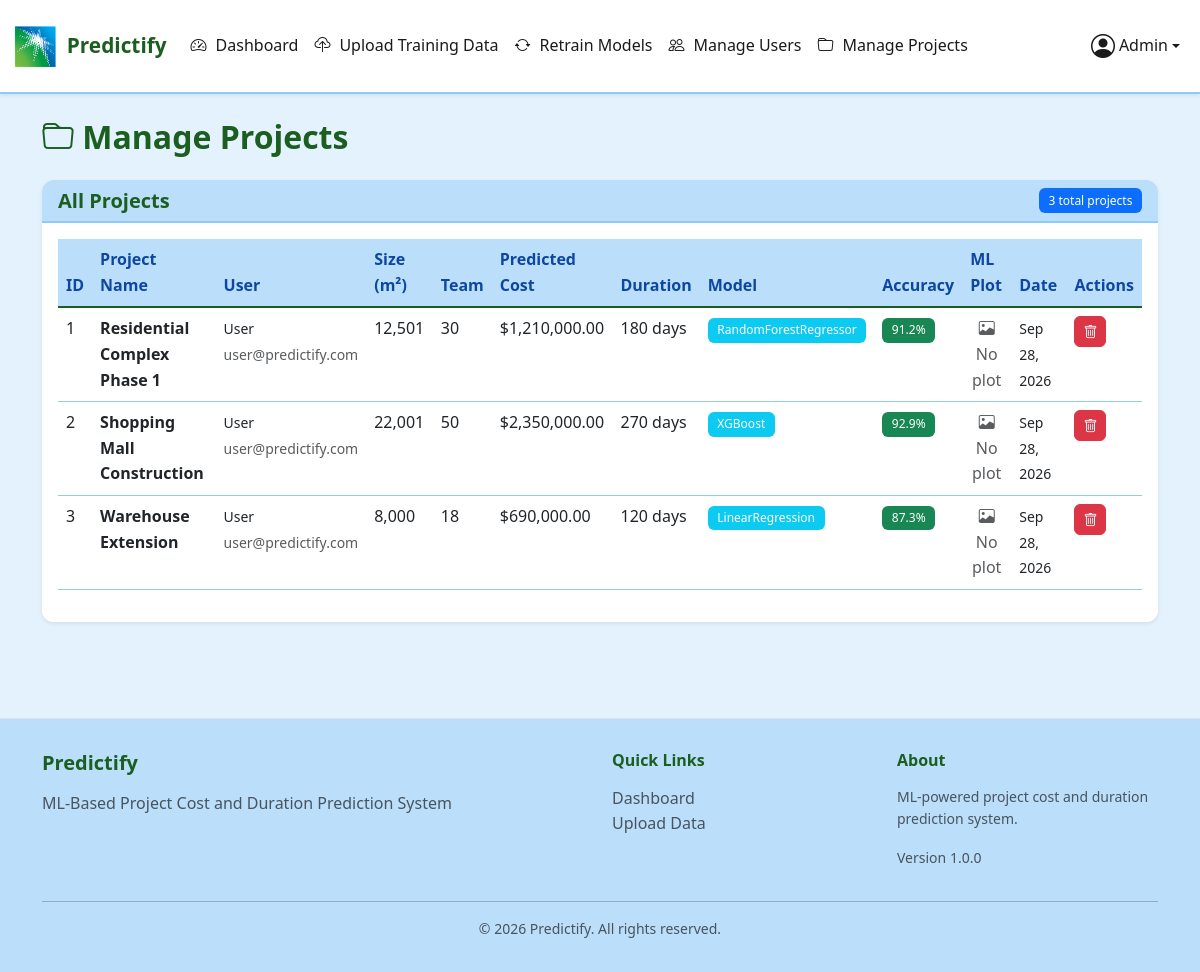
The app's page /admin/manage_projects.php (signed in) with its own data.
### tables this page shows
CREATE TABLE IF NOT EXISTS projects (
    id INT AUTO_INCREMENT PRIMARY KEY,
    user_id INT NOT NULL,
    project_name VARCHAR(200) NOT NULL,
    project_size DECIMAL(10,2) NOT NULL COMMENT 'Project size in square meters',
    team_members INT NOT NULL,
    equipment_count INT NOT NULL,
    material_cost DECIMAL(12,2) NOT NULL,
    complexity_level INT NOT NULL COMMENT '1-5 scale',
    predicted_cost DECIMAL(12,2) DEFAULT NULL,
    predicted_duration INT DEFAULT NULL COMMENT 'Duration in days',
    best_model VARCHAR(50) DEFAULT NULL,
    accuracy DECIMAL(5,4) DEFAULT NULL COMMENT 'R² score',
    plot_image VARCHAR(255) DEFAULT NULL COMMENT 'ML visualization plot filename',
    created_at TIMESTAMP DEFAULT CURRENT_TIMESTAMP,
    FOREIGN KEY (user_id) REFERENCES users(id) ON DELETE CASCADE
);

CREATE TABLE IF NOT EXISTS users (
    id INT AUTO_INCREMENT PRIMARY KEY,
    name VARCHAR(100) NOT NULL,
    email VARCHAR(150) NOT NULL UNIQUE,
    password VARCHAR(255) NOT NULL,
    role ENUM('user', 'admin') DEFAULT 'user',
    created_at TIMESTAMP DEFAULT CURRENT_TIMESTAMP
);

### config/settings.php (called while the page is built, shortened)
<?php
function isLoggedIn() {
    return isset($_SESSION['user_id']) && !empty($_SESSION['user_id']);
}
function isAdmin() {
    return isset($_SESSION['role']) && $_SESSION['role'] === 'admin';
}
function formatCurrency($amount) {
    return '$' . number_format($amount, 2);
}
function formatDate($date) {
    return date('M d, Y', strtotime($date));
}

### admin/manage_projects.php (the view, shortened to what this page needs)
<?php
require_once '../config/settings.php';
require_once '../config/db_config.php';
$sql = "SELECT p.*, u.name as user_name, u.email as user_email
        FROM projects p
        JOIN users u ON p.user_id = u.id
        ORDER BY p.created_at DESC";
$projects = $conn->query($sql);
include '../includes/header.php';
?>
<div class="container">
    <div class="row">
        <div class="col-12">
            <h2 class="mb-4" style="color: var(--primary-color);">
                <i class="bi bi-folder"></i> Manage Projects
            </h2>
        </div>
    </div>
    <div class="card border-0 shadow-sm">
        <div class="card-header  d-flex justify-content-between align-items-center">
            <h5 class="mb-0" style="color: var(--primary-color);">
                All Projects
            </h5>
            <span class="badge bg-primary"><?php echo $projects->num_rows; ?> total projects</span>
        </div>
        <div class="card-body">
            <div class="table-responsive">
                <table class="table table-hover">
                    <thead>
                        <tr>
                            <th>ID</th>
                            <th>Project Name</th>
                            <th>User</th>
                            <th>Size (m²)</th>
                            <th>Team</th>
                            <th>Predicted Cost</th>
                            <th>Duration</th>
                            <th>Model</th>
                            <th>Accuracy</th>
                            <th>ML Plot</th>
                            <th>Date</th>
                            <th>Actions</th>
                        </tr>
                    </thead>
                    <tbody>
                        <?php if ($projects->num_rows > 0): ?>
                            <?php while ($project = $projects->fetch_assoc()): ?>
                                <tr>
                                    <td><?php echo $project['id']; ?></td>
                                    <td>
                                        <strong><?php echo htmlspecialchars($project['project_name']); ?></strong>
                                    </td>
                                    <td>
                                        <small>
                                            <?php echo htmlspecialchars($project['user_name']); ?><br>
                                            <span class="text-muted"><?php echo htmlspecialchars($project['user_email']); ?></span>
                                        </small>
                                    </td>
                                    <td><?php echo number_format($project['project_size'], 0); ?></td>
                                    <td><?php echo $project['team_members']; ?></td>
                                    <td><?php echo formatCurrency($project['predicted_cost']); ?></td>
                                    <td><?php echo $project['predicted_duration']; ?> days</td>
                                    <td>
                                        <span class="badge bg-info">
                                            <?php echo htmlspecialchars($project['best_model']); ?>
                                        </span>
                                    </td>
                                    <td>
                                        <span class="badge bg-success">
                                            <?php echo number_format($project['accuracy'] * 100, 1); ?>%
                                        </span>
                                    </td>
                                    <td class="text-center">
                                        <?php if (!empty($project['plot_image'])): ?>
                                            <a href="../assets/uploads/plots/<?php echo htmlspecialchars($project['plot_image']); ?>" target="_blank" title="View Full Size">
                                                <img src="../assets/uploads/plots/<?php echo htmlspecialchars($project['plot_image']); ?>"
                                                     alt="ML Plot"
                                                     style="max-width: 120px; height: auto; border-radius: 6px; box-shadow: 0 0 8px rgba(0,0,0,0.25); cursor: pointer; transition: transform 0.2s;"
                                                     onmouseover="this.style.transform='scale(1.05)'"
                                                     onmouseout="this.style.transform='scale(1)'">
                                            </a>
                                        <?php else: ?>
                                            <span class="text-muted"><i class="bi bi-image"></i> No plot</span>
                                        <?php endif; ?>
                                    </td>
                                    <td><small><?php echo formatDate($project['created_at']); ?></small></td>
                                    <td>
                                        <a href="?action=delete&id=<?php echo $project['id']; ?>"
                                           class="btn btn-sm btn-danger"
                                           onclick="return confirm('Are you sure you want to delete this project?');">
                                            <i class="bi bi-trash"></i>
                                        </a>
                                    </td>
                                </tr>
                            <?php endwhile; ?>
                        <?php else: ?>
                            <tr>
                                <td colspan="12" class="text-center text-muted">No projects found</td>
                            </tr>
                        <?php endif; ?>
                    </tbody>
                </table>
            </div>
        </div>
    </div>
</div>
<?php include '../includes/footer.php'; ?>

### includes/header.php (shortened to what this page needs)
<!DOCTYPE html>
<html lang="en">
<head>
    <link href="https://cdn.jsdelivr.net/npm/bootstrap@5.3.0/dist/css/bootstrap.min.css" rel="stylesheet">
    <link rel="stylesheet" href="https://cdn.jsdelivr.net/npm/bootstrap-icons@1.10.0/font/bootstrap-icons.css">
    <link rel="stylesheet" href="/assets/css/style.css">
</head>
<body style="background-color: var(--background-color);">
<?php
if (isLoggedIn()) {
    include __DIR__ . '/navbar.php';
}
?>
<main class="pb-5">

### includes/navbar.php (shortened to what this page needs)
<nav class="navbar navbar-expand-lg navbar-light shadow-sm mb-4">
    <div class="container-fluid">
        <a class="navbar-brand d-flex align-items-center" href="/index.php">
            <img src="/assets/images/logo.png" alt="<?php echo APP_NAME; ?>" height="50" class="me-2">
            <span style="color: var(--primary-color); font-weight: bold; font-size: 1.3rem;">
                <?php echo APP_NAME; ?>
            </span>
        </a>
        <div class="collapse navbar-collapse" id="navbarNav">
            <?php if (isAdmin()): ?>
                <ul class="navbar-nav me-auto">
                    <li class="nav-item">
                        <a class="nav-link" href="/admin/dashboard.php">
                            <i class="bi bi-speedometer2"></i> Dashboard
                        </a>
                    </li>
                    <li class="nav-item">
                        <a class="nav-link" href="/admin/upload_training.php">
                            <i class="bi bi-cloud-upload"></i> Upload Training Data
                        </a>
                    </li>
                    <li class="nav-item">
                        <a class="nav-link" href="/admin/retrain_models.php">
                            <i class="bi bi-arrow-repeat"></i> Retrain Models
                        </a>
                    </li>
                    <li class="nav-item">
                        <a class="nav-link" href="/admin/manage_users.php">
                            <i class="bi bi-people"></i> Manage Users
                        </a>
                    </li>
                    <li class="nav-item">
                        <a class="nav-link" href="/admin/manage_projects.php">
                            <i class="bi bi-folder"></i> Manage Projects
                        </a>
                    </li>
                </ul>
            <?php endif; ?>
            <ul class="navbar-nav">
                <li class="nav-item dropdown">
                    <a class="nav-link dropdown-toggle d-flex align-items-center" href="#" id="userDropdown"
                       role="button" data-bs-toggle="dropdown" aria-expanded="false">
                        <i class="bi bi-person-circle me-1" style="font-size: 1.5rem;"></i>
                        <span><?php echo $_SESSION['user_name']; ?></span>
                    </a>
                </li>
            </ul>
        </div>
    </div>
</nav>

### includes/footer.php (shortened to what this page needs)
</main>
<footer class="mt-5 border-top">
    <div class="container">
        <div class="row">
            <div class="col-md-6">
                <h5 style="color: var(--primary-color);"><?php echo APP_NAME; ?></h5>
                <p class="text-muted"><?php echo APP_DESCRIPTION; ?></p>
            </div>
            <div class="col-md-3">
                <h6 style="color: var(--primary-color);">Quick Links</h6>
                <ul class="list-unstyled">
                    <?php if (isLoggedIn()): ?>
                        <?php if (isAdmin()): ?>
                            <li><a href="/admin/dashboard.php" class="text-muted">Dashboard</a></li>
                            <li><a href="/admin/upload_training.php" class="text-muted">Upload Data</a></li>
                        <?php else: ?>
                            <li><a href="/user/add_project.php" class="text-muted">New Prediction</a></li>
                            <li><a href="/user/my_projects.php" class="text-muted">My Projects</a></li>
                        <?php endif; ?>
                    <?php else: ?>
                        <li><a href="/index.php" class="text-muted">Home</a></li>
                        <li><a href="/auth/login.php" class="text-muted">Login</a></li>
                        <li><a href="/auth/register.php" class="text-muted">Register</a></li>
                    <?php endif; ?>
                </ul>
            </div>
            <div class="col-md-3">
                <h6 style="color: var(--primary-color);">About</h6>
                <p class="text-muted small">
                    ML-powered project cost and duration prediction system.
                </p>
                <p class="text-muted small">
                    Version <?php echo APP_VERSION; ?>
                </p>
            </div>
        </div>
        <hr>
        <div class="text-center text-muted small">
            <p class="mb-0">&copy; <?php echo date('Y'); ?> <?php echo APP_NAME; ?>. All rights reserved.</p>
        </div>
    </div>
</footer>
</body>
</html>

### assets/css/style.css (style rules this page uses)
:root { --primary-color: #1B5E20; --secondary-color: #1565C0; --background-color: #E3F2FD; --card-background: #FFFFFF; --accent-dark: #0D47A1; --accent-light: #BBDEFB; --text-dark: #1A1A1A; --text-light: #424242; --border-color: #90CAF9; --shadow: 0 2px 10px rgba(27, 94, 32, 0.15); --shadow-hover: 0 8px 25px rgba(27, 94, 32, 0.25); }
body { font-family: 'Segoe UI', Tahoma, Geneva, Verdana, sans-serif; color: var(--text-dark); background-color: var(--background-color); line-height: 1.6; }
h1, h2, h3, h4, h5, h6 { font-weight: 600; margin-bottom: 1rem; }
a { color: var(--primary-color); text-decoration: none; transition: color 0.3s ease; }
.card { background-color: var(--card-background); border: 1px solid var(--border-color); border-radius: 12px; overflow: hidden; transition: transform 0.3s ease, box-shadow 0.3s ease; box-shadow: var(--shadow); }
.card-header { background-color: var(--accent-light); border-bottom: 2px solid var(--border-color); font-weight: 600; }
.card-body { background-color: var(--card-background); }
.navbar { padding: 1rem 0; background-color: var(--card-background) !important; border-bottom: 2px solid var(--border-color); box-shadow: var(--shadow); }
.navbar-brand { font-weight: bold; font-size: 1.3rem; color: var(--primary-color) !important; }
.nav-link { color: var(--text-dark); font-weight: 500; padding: 0.5rem 1rem; transition: all 0.3s ease; border-radius: 6px; }
.nav-link i { margin-right: 0.3rem; }
.table { background-color: var(--card-background); color: var(--text-dark); }
.table thead th { background-color: var(--accent-light); color: var(--accent-dark); font-weight: 600; border-bottom: 2px solid var(--primary-color); }
.table tbody tr { background-color: var(--card-background); border-bottom: 1px solid var(--border-color); }
.badge { padding: 0.4rem 0.6rem; font-weight: 500; }
footer { margin-top: auto; background-color: var(--accent-light); border-top: 2px solid var(--border-color); padding: 2rem 0; }
footer a { text-decoration: none; color: var(--text-dark); transition: color 0.3s ease; }
.btn { font-weight: 500; border-radius: 6px; transition: all 0.3s ease; }

### records on screen
projects: id "1", project_name "Residential Complex Phase 1", user.name "User", user.email "user@predictify.com", project_size "12,501", team_members "30", predicted_cost "$1,210,000.00", predicted_duration "180", best_model "RandomForestRegressor", $project['accuracy']*100 "91.2", shows "No plot", created_at "Sep 28, 2026"
projects: id "2", project_name "Shopping Mall Construction", user.name "User", user.email "user@predictify.com", project_size "22,001", team_members "50", predicted_cost "$2,350,000.00", predicted_duration "270", best_model "XGBoost", $project['accuracy']*100 "92.9", shows "No plot", created_at "Sep 28, 2026"
projects: id "3", project_name "Warehouse Extension", user.name "User", user.email "user@predictify.com", project_size "8,000", team_members "18", predicted_cost "$690,000.00", predicted_duration "120", best_model "LinearRegression", $project['accuracy']*100 "87.3", shows "No plot", created_at "Sep 28, 2026"

### other values on screen
APP_NAME "Predictify"
$_SESSION['user_name'] "Admin"
$projects->num_rows "3"
APP_DESCRIPTION "ML-Based Project Cost and Duration Prediction System"
APP_VERSION "1.0.0"
